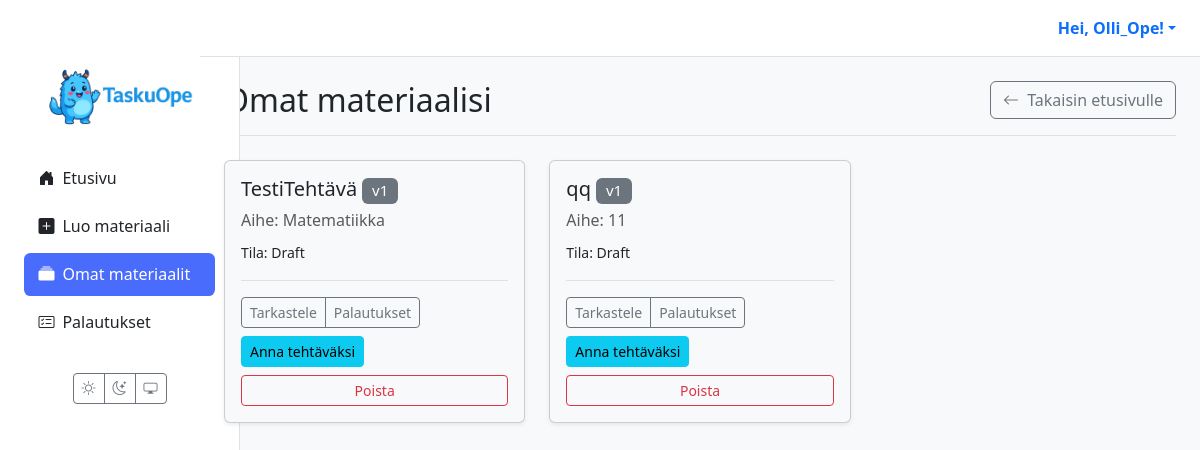
The page /materiaalit/ (signed in) on the database as committed earlier.
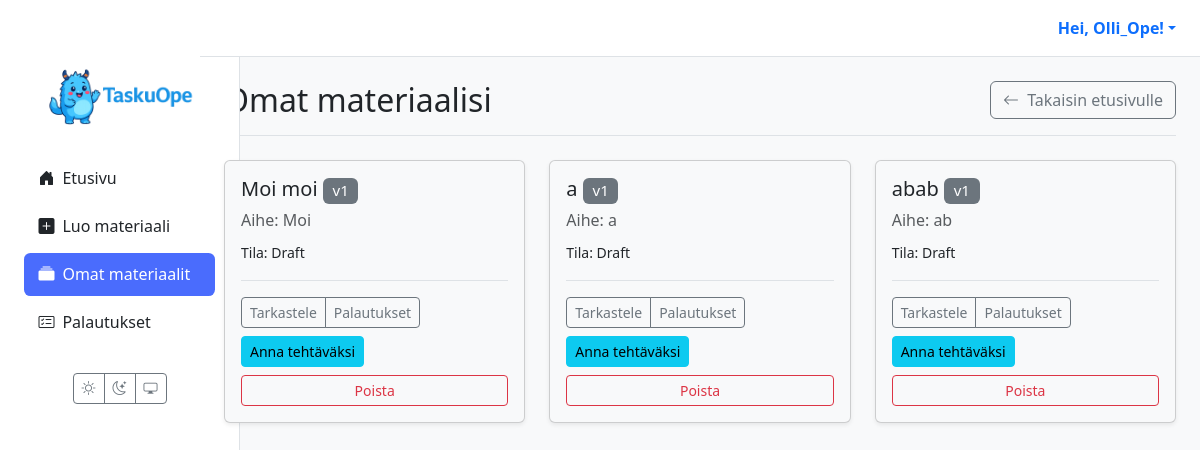
The same page on the database as committed later.
### materials/models.py (models this page shows, shortened)
class Material(models.Model):
    class MaterialType(models.TextChoices):
        TASK = 'tehtävä', 'Tehtävä'
        LEARNING_MATERIAL = 'oppimateriaali', 'Oppimateriaali'
        TEST = 'testi', 'Testi'
        EXAM = 'koe', 'Koe'
        VIDEO = 'video', 'Video'
        GAME = 'peli', 'Peli'
    class Status(models.TextChoices):
        DRAFT = 'DRAFT', 'Draft'
        PENDING_APPROVAL = 'PENDING', 'Pending Approval'
        APPROVED = 'APPROVED', 'Approved'
        REJECTED = 'REJECTED', 'Rejected'
    GRADE_CHOICES = [(str(i), f"{i}. luokka") for i in range(1, 10)]
    id = models.UUIDField(primary_key=True, default=uuid.uuid4, editable=False)
    title = models.CharField(max_length=255)
    content = models.TextField(help_text="The raw content generated by the AI.")
    structured_content = models.JSONField(null=True, blank=True, help_text="Parsed content, e.g., quiz questions.")
    material_type = models.CharField(max_length=50, choices=MaterialType.choices, default=MaterialType.TASK)
    subject = models.CharField(max_length=100, null=True, blank=True)
    grade_level = models.CharField(max_length=20, choices=GRADE_CHOICES, null=True, blank=True)
    audience = models.JSONField(null=True, blank=True, help_text="e.g., {'learning_styles': ['visual'], 'languages': ['en', 'fi']}")
    author = models.ForeignKey(settings.AUTH_USER_MODEL, related_name='authored_materials', on_delete=models.CASCADE, limit_choices_to={'role': 'TEACHER'})
    prompt = models.ForeignKey(Prompt, on_delete=models.SET_NULL, null=True, blank=True)
    status = models.CharField(max_length=50, choices=Status.choices, default=Status.DRAFT)
    version = models.IntegerField(default=1)
    parent = models.ForeignKey('self', on_delete=models.SET_NULL, null=True, blank=True, related_name='versions')
    created_at = models.DateTimeField(auto_now_add=True)
    updated_at = models.DateTimeField(auto_now=True)

### materials/views.py (the view)
# urls.py: path("materiaalit/", views.material_list_view, name="material_list"),
@login_required(login_url='kirjaudu')
def material_list_view(request):
    if request.user.role != 'TEACHER':
        messages.error(request, "Vain opettajat voivat nähdä tämän sivun.")
        return redirect('dashboard')
    materials = Material.objects.filter(author=request.user)
    return render(request, 'materials/list.html', {'materials': materials})

### templates/materials/list.html (shortened to what this page needs)
{% extends 'partials/base.html' %}
{% load static %}
{% block content %}
<div class="container-fluid">
  <div class="d-flex justify-content-between align-items-center mb-4 border-bottom pb-3">
    <h1 class="h2 mb-0">Omat materiaalisi</h1>
    <a href="{% url 'dashboard' %}" class="btn btn-outline-secondary">
      <i class="bi bi-arrow-left me-1"></i> Takaisin etusivulle
    </a>
  </div>
  <section class="materials-list">
    <div class="row row-cols-1 row-cols-md-2 row-cols-xl-3 g-4">
      {% for m in materials %}
      <div class="col">
        <div class="card h-100 shadow-sm">
          <div class="card-body d-flex flex-column">
            <h5 class="card-title">
              {{ m.title }}
              <span class="badge bg-secondary fw-normal">v{{ m.version }}</span>
            </h5>
            <p class="card-subtitle mb-2 text-muted">Aihe: {{ m.subject|default:'Ei määritelty' }}</p>
            <p class="card-text"><small>Tila: {{ m.get_status_display }}</small></p>
            <div class="mt-auto pt-3 border-top">
              <div class="d-flex justify-content-between align-items-center flex-wrap gap-2">
                <div class="btn-group">
                  <a class="btn btn-sm btn-outline-secondary" href="{% url 'material_detail' material_id=m.id %}">Tarkastele</a>
                  <a class="btn btn-sm btn-outline-secondary" href="{% url 'view_submissions' material_id=m.id %}">Palautukset</a>
                </div>
                <a class="btn btn-sm btn-info" href="{% url 'assign_material' material_id=m.id %}">Anna tehtäväksi</a>
              </div>
              <div class="d-grid mt-2">
                <button type="button"
                        class="btn btn-sm btn-outline-danger"
                        data-bs-toggle="modal"
                        data-bs-target="#deleteModal-{{ m.id }}">
                  Poista
                </button>
              </div>
            </div>
          </div>
        </div>
      </div>
      {% endfor %}
    </div>
  </section>
</div>
{% endblock %}

Rows that differ between the two databases and show on the page:
removed Material: title "TestiTehtävä", version "1", subject "Matematiikka", status "Draft"
removed Material: title "qq", version "1", subject "11", status "Draft"
added Material: title "Moi moi", version "1", subject "Moi", status "Draft"
added Material: title "a", version "1", subject "a", status "Draft"
added Material: title "abab", version "1", subject "ab", status "Draft"
